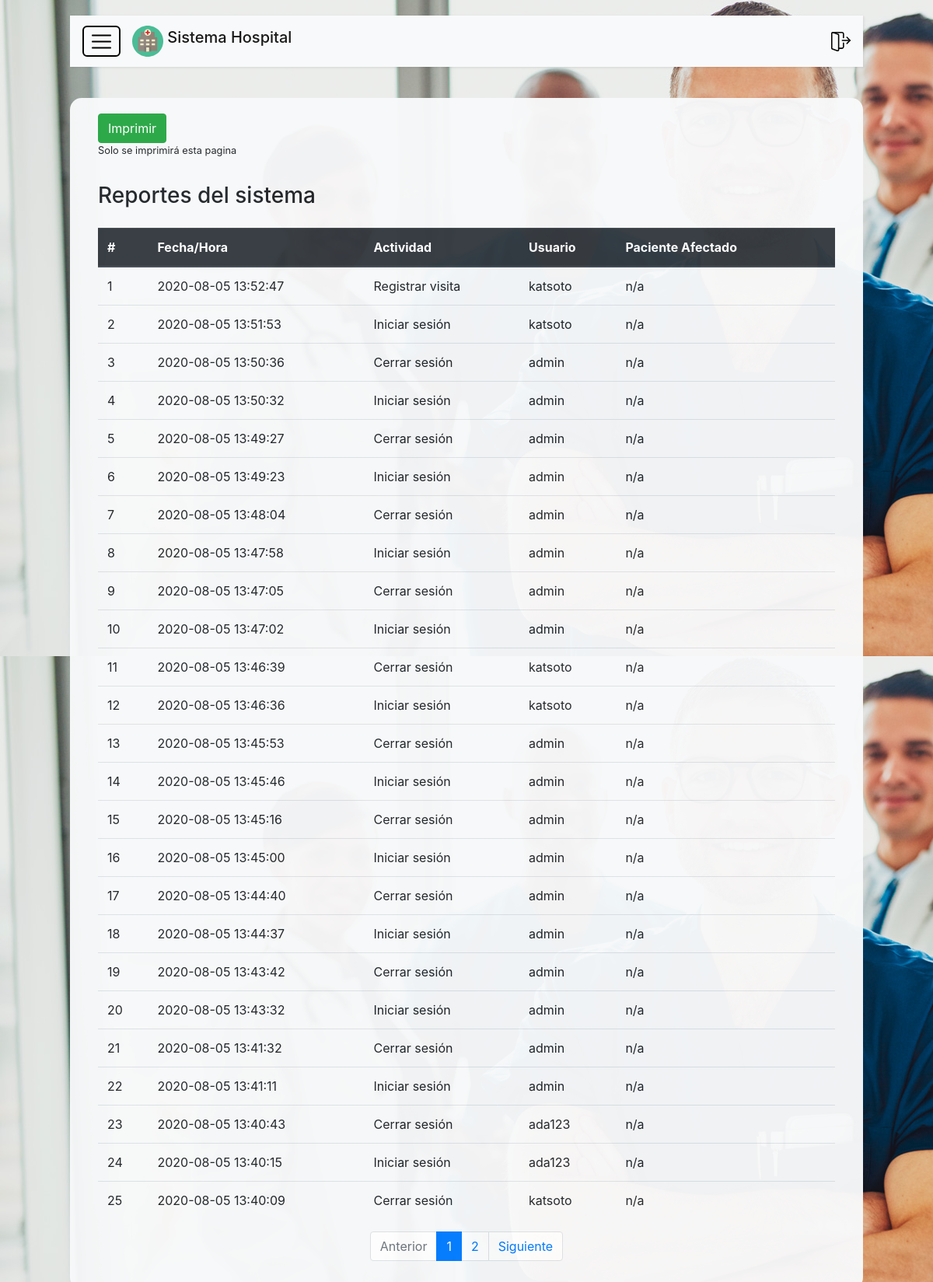
The app's page /reporteSistema.php?pag=1 (signed in) with its own data.
### tables this page shows
CREATE TABLE `reportesistema` (
  `idReporte` int(11) NOT NULL,
  `fecha_hora` datetime NOT NULL,
  `evento` int(11) NOT NULL,
  `usuario` int(11) NOT NULL,
  `pacienteAfect` varchar(13) DEFAULT NULL
);

CREATE TABLE `tipoeventos` (
  `idEvento` int(11) NOT NULL,
  `nomEvento` varchar(50) NOT NULL
);

CREATE TABLE `usuarios` (
  `idUsuario` int(11) NOT NULL,
  `nomUser` varchar(60) DEFAULT NULL,
  `apellidoUser` varchar(60) DEFAULT NULL,
  `user` varchar(30) DEFAULT NULL,
  `pass` varchar(100) DEFAULT NULL,
  `tipo` int(11) NOT NULL,
  `estado` int(11) NOT NULL
);

### reporteSistema.php (the view, shortened to what this page needs)
<?php
include_once("libreria/includes.php");
if($_SESSION['rol'] == 'Administrador')
{
    $filas_x_pag = 25;
    $inicio = ($_GET['pag']-1)*$filas_x_pag;
    $con = Conexion::getInstance();
    $sql = "SELECT fecha_hora, nomEvento, user, cedula, nombre, apellido
            FROM reportesistema
            INNER JOIN tipoeventos ON reportesistema.evento = tipoeventos.idEvento
            INNER JOIN usuarios ON reportesistema.usuario = usuarios.idUsuario
            LEFT JOIN pacientes ON reportesistema.pacienteAfect = pacientes.cedula
            ORDER BY fecha_hora DESC
            LIMIT $inicio, $filas_x_pag;";
    $result = mysqli_query($con, $sql);
} else {
    header("Location:index.php");
}
?>
<div class="px-3">
    <div class="pb-3">
        <button class="btn btn-success" onclick="Imprimir('reporteSistema')" >Imprimir</button>
        <small style="display: block;">Solo se imprimirá esta pagina</small>
    </div>
    <div id="reporteSistema">
        <div class="py-3">
            <h3>Reportes del sistema</h3>
        </div>
        <table class="table">
            <thead class="thead-dark">
                <tr>
                    <th scope="col">#</th>
                    <th scope="col">Fecha/Hora</th>
                    <th scope="col">Actividad</th>
                    <th scope="col">Usuario</th>
                    <th scope="col">Paciente Afectado</th>
                    <th scope="col"></th>
                </tr>
            </thead>
            <tbody>
                <?php
                    foreach($result as $fila)
                    {
                        $inicio++;
                        $paciente = "";
                        if($fila['cedula'] != null)
                        {
                            $paciente = "{$fila['cedula']} / {$fila['nombre']} {$fila['apellido']}";
                        } else {
                            $paciente = "n/a";
                        }
                        echo "
                            <tr>
                                <td>$inicio</td>
                                <td>{$fila['fecha_hora']}</td>
                                <td>{$fila['nomEvento']}</td>
                                <td>{$fila['user']}</td>
                                <td colspan='2'>$paciente</td>
                            </tr>
                        ";
                    }
                ?>
            </tbody>
        </table>
    </div>
</div>
<?php
 include_once("libreria/Paginador.php");
 include_once("libreria/foot.php");
 ?>

### css/login.css (style rules this page uses)
body { background-image: url("../source/background-login.png"); background-size: cover; }

### css/main.css (style rules this page uses)
body { font-family: 'Poppins', sans-serif; background: #fafafa; }

### libreria/head.php (style rules this page uses)
body { background-image: url('source/background-login.jpg'); }

### records on screen
reportesistema: fecha_hora "2020-08-05 13:52:47", evento.nomEvento "Registrar visita", usuario.user "katsoto", paciente "n/a"
reportesistema: fecha_hora "2020-08-05 13:51:53", evento.nomEvento "Iniciar sesión", usuario.user "katsoto", paciente "n/a"
reportesistema: fecha_hora "2020-08-05 13:50:36", evento.nomEvento "Cerrar sesión", usuario.user "admin", paciente "n/a"
reportesistema: fecha_hora "2020-08-05 13:50:32", evento.nomEvento "Iniciar sesión", usuario.user "admin", paciente "n/a"
reportesistema: fecha_hora "2020-08-05 13:49:27", evento.nomEvento "Cerrar sesión", usuario.user "admin", paciente "n/a"
reportesistema: fecha_hora "2020-08-05 13:49:23", evento.nomEvento "Iniciar sesión", usuario.user "admin", paciente "n/a"
reportesistema: fecha_hora "2020-08-05 13:48:04", evento.nomEvento "Cerrar sesión", usuario.user "admin", paciente "n/a"
reportesistema: fecha_hora "2020-08-05 13:47:58", evento.nomEvento "Iniciar sesión", usuario.user "admin", paciente "n/a"
reportesistema: fecha_hora "2020-08-05 13:47:05", evento.nomEvento "Cerrar sesión", usuario.user "admin", paciente "n/a"
reportesistema: fecha_hora "2020-08-05 13:47:02", evento.nomEvento "Iniciar sesión", usuario.user "admin", paciente "n/a"
reportesistema: fecha_hora "2020-08-05 13:46:39", evento.nomEvento "Cerrar sesión", usuario.user "katsoto", paciente "n/a"
reportesistema: fecha_hora "2020-08-05 13:46:36", evento.nomEvento "Iniciar sesión", usuario.user "katsoto", paciente "n/a"
reportesistema: fecha_hora "2020-08-05 13:45:53", evento.nomEvento "Cerrar sesión", usuario.user "admin", paciente "n/a"
reportesistema: fecha_hora "2020-08-05 13:45:46", evento.nomEvento "Iniciar sesión", usuario.user "admin", paciente "n/a"
reportesistema: fecha_hora "2020-08-05 13:45:16", evento.nomEvento "Cerrar sesión", usuario.user "admin", paciente "n/a"
reportesistema: fecha_hora "2020-08-05 13:45:00", evento.nomEvento "Iniciar sesión", usuario.user "admin", paciente "n/a"
reportesistema: fecha_hora "2020-08-05 13:44:40", evento.nomEvento "Cerrar sesión", usuario.user "admin", paciente "n/a"
reportesistema: fecha_hora "2020-08-05 13:44:37", evento.nomEvento "Iniciar sesión", usuario.user "admin", paciente "n/a"
reportesistema: fecha_hora "2020-08-05 13:43:42", evento.nomEvento "Cerrar sesión", usuario.user "admin", paciente "n/a"
reportesistema: fecha_hora "2020-08-05 13:43:32", evento.nomEvento "Iniciar sesión", usuario.user "admin", paciente "n/a"
reportesistema: fecha_hora "2020-08-05 13:41:32", evento.nomEvento "Cerrar sesión", usuario.user "admin", paciente "n/a"
reportesistema: fecha_hora "2020-08-05 13:41:11", evento.nomEvento "Iniciar sesión", usuario.user "admin", paciente "n/a"
reportesistema: fecha_hora "2020-08-05 13:40:43", evento.nomEvento "Cerrar sesión", usuario.user "ada123", paciente "n/a"
reportesistema: fecha_hora "2020-08-05 13:40:15", evento.nomEvento "Iniciar sesión", usuario.user "ada123", paciente "n/a"
reportesistema: fecha_hora "2020-08-05 13:40:09", evento.nomEvento "Cerrar sesión", usuario.user "katsoto", paciente "n/a"
